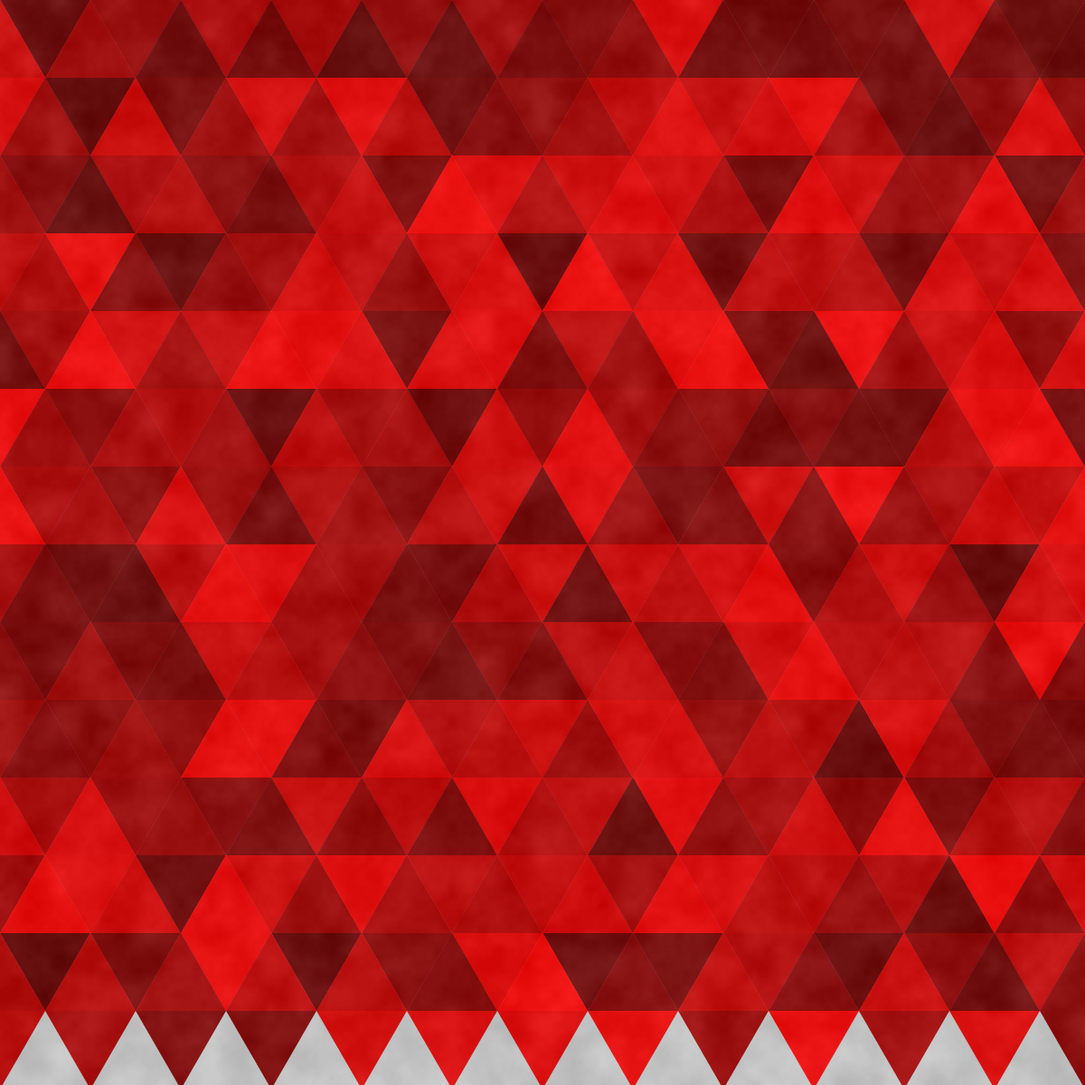
Frame 1 (no input)
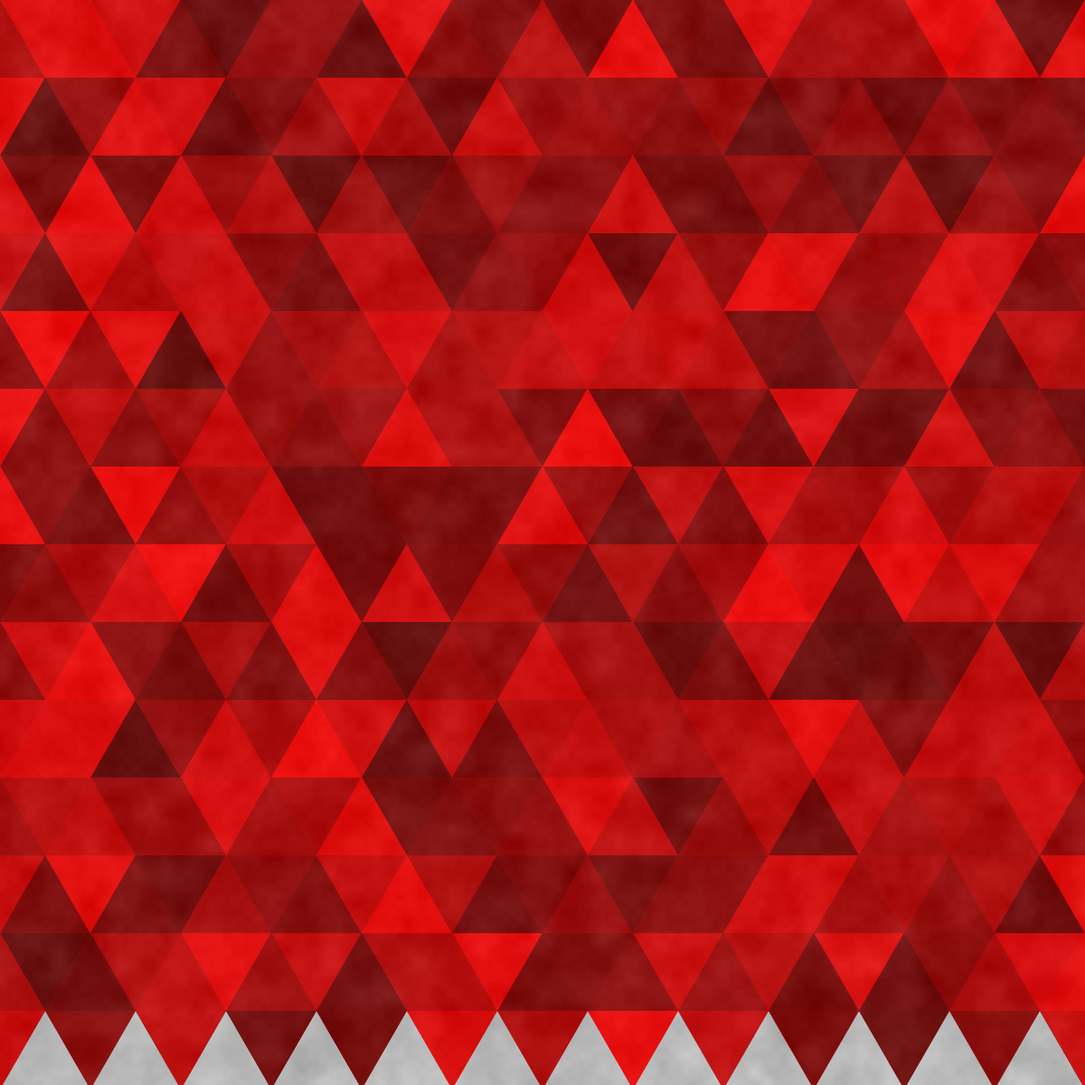
Frame 2 (the mouse pressed at the canvas centre, redrawn once)

The Processing sketch that drew these frames (run headless with seeded random() and noise(); the mouse was pressed at the canvas centre and the sketch redrawn once):

// Processing sketch: processing_48793
// ── processing_48793.pde

Tri bweh;
int counter = 1;
float thirdyup;
float thirdy;
float rot;
float xnoise = 0.0;
float ynoise = 0.0;
float inc = 0.03;
int howMany;
int[] numbers;
int counting;


void setup() {
  size(1200, 1200);

  smooth();
  howMany = int(((width/100)+1) * ((height/86.60254)+1));
  println(howMany);
  numbers = new int[howMany*2];
  noLoop();
  println(howMany);
  for (int i = 0; i < numbers.length; i++) {
    numbers[i] = int(random(100, 255));
  }
}

void draw() {
  noStroke();
  rot = radians(90);
  //  rotate(rot);
  //  translate(0,-2000);



  for (int x = 0; x < width+50; x += 100) {
    for (int y = 0; y < height; y += 86.60254) { 
      if (counter == -1) {
        bweh = new Tri (x-50, y, int(random(100,255)),int(random(100,255)));
      }
      if (counter == 1) {

        bweh = new Tri (x, y, int(random(100,255)), int(random(100,255)));
      }
      bweh.display();
      counter = counter * -1;
      counting+=2;
      if (counting > howMany-2) {
        counting = 0;
      }
    }
  }
  for (int y = 0; y < height; y++) {
    for (int x = 0; x < width; x++) {
      float gray = noise(xnoise, ynoise) *255;
      stroke(gray, 50);

      point(x, y); 
      xnoise = xnoise + inc;
    }
    xnoise = 0;
    ynoise = ynoise + inc;
  }

  //save("iphonered.png");
}

class Tri {
  int colourup, colourdown;
  float x, y;
  float leng = 100;
  

  Tri(float datx, float daty, int colup, int coldown) {
    x = datx;
    y = daty;

    colourdown = coldown; 
    colourup = colup;
  }
  //  println(colourup);
  //  println(colourdown);
 
  void display() {
    beginShape(TRIANGLES);
    fill(colourdown, 0, 0);
    vertex(x, y);
    vertex(x+leng, y);
    float thirdx = x+dist(x, y, x+leng, y)/2;
    thirdy = ((thirdx-x) * sqrt(3))+y;

    vertex(thirdx, thirdy);

    endShape();

    beginShape(TRIANGLES);
    fill(colourup, 0, 0);
    vertex(x, y);
    vertex(x+leng, y);
    float thirdxup = x+dist(x, y, x+leng, y)/2;
    thirdyup = y-((thirdxup-x) * sqrt(3));

    vertex(thirdxup, thirdyup);

    endShape();
  }
}
